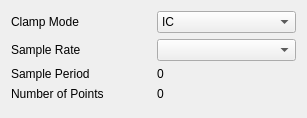
<?xml version="1.0" encoding="UTF-8"?>
<ui version="4.0">
 <class>Form</class>
 <widget class="QWidget" name="Form">
  <property name="geometry">
   <rect>
    <x>0</x>
    <y>0</y>
    <width>307</width>
    <height>118</height>
   </rect>
  </property>
  <property name="windowTitle">
   <string>Form</string>
  </property>
  <layout class="QGridLayout" name="gridLayout">
   <item row="2" column="0">
    <widget class="QLabel" name="label_2">
     <property name="text">
      <string>Sample Period</string>
     </property>
    </widget>
   </item>
   <item row="1" column="0">
    <widget class="QLabel" name="label">
     <property name="text">
      <string>Sample Rate</string>
     </property>
    </widget>
   </item>
   <item row="1" column="1">
    <widget class="ComboBox" name="sampleRateCombo"/>
   </item>
   <item row="0" column="1">
    <widget class="QComboBox" name="clampModeCombo">
     <item>
      <property name="text">
       <string>IC</string>
      </property>
     </item>
     <item>
      <property name="text">
       <string>VC</string>
      </property>
     </item>
    </widget>
   </item>
   <item row="0" column="0">
    <widget class="QLabel" name="label_4">
     <property name="text">
      <string>Clamp Mode</string>
     </property>
    </widget>
   </item>
   <item row="3" column="0">
    <widget class="QLabel" name="label_3">
     <property name="text">
      <string>Number of Points</string>
     </property>
    </widget>
   </item>
   <item row="2" column="1">
    <widget class="QLabel" name="samplePeriodLabel">
     <property name="text">
      <string>0</string>
     </property>
    </widget>
   </item>
   <item row="3" column="1">
    <widget class="QLabel" name="numPointsLabel">
     <property name="text">
      <string>0</string>
     </property>
    </widget>
   </item>
   <item row="4" column="0">
    <spacer name="verticalSpacer">
     <property name="orientation">
      <enum>Qt::Vertical</enum>
     </property>
     <property name="sizeHint" stdset="0">
      <size>
       <width>20</width>
       <height>40</height>
      </size>
     </property>
    </spacer>
   </item>
  </layout>
 </widget>
 <customwidgets>
  <customwidget>
   <class>ComboBox</class>
   <extends>QComboBox</extends>
   <header>pyqtgraph.widgets.ComboBox</header>
  </customwidget>
 </customwidgets>
 <resources/>
 <connections/>
</ui>
